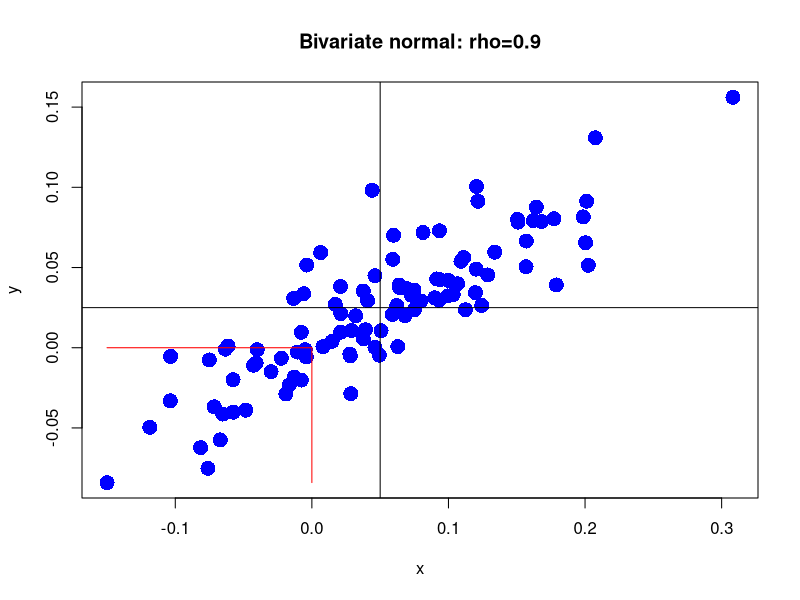

This chart was generated by the following R code:
# first install the mvtnorm package
options(digits=4)
library(mvtnorm)

#
# bivariate normal distribution
#

mu.x = 0.05
sig.x = 0.10
mu.y = 0.025
sig.y = 0.05

# simulate from bivariate normal with rho = 0.9
rho.xy = 0.9
sig.xy = rho.xy*sig.x*sig.y
Sigma.xy = matrix(c(sig.x^2, sig.xy, sig.xy, sig.y^2), 2, 2, byrow=TRUE)

# use the rmvnorm() function to simulate from bivariate normal
n = 100
set.seed(123)
xy.vals = rmvnorm(n, mean=c(mu.x, mu.y), sigma=Sigma.xy) 
head(xy.vals)

# scatterplot
plot(xy.vals[,1], xy.vals[,2], pch=16, cex=2, col="blue", 
     xlab="x", ylab="y")
title("Bivariate normal: rho=0.9")
abline(h=mu.y, v=mu.x)
segments(x0=0, y0=min(xy.vals[,2]), x1=0, y1=0, col="red")
segments(x0=min(xy.vals[,1]), y0=0, x1=0, y1=0, col="red")

# compute area under bivariate standard normal distribution
# Finc P( -00 < X < 0 and -00 < Y < 0)
pmvnorm(lower=c(-Inf, -Inf), upper=c(0, 0), mean=c(mu.x, mu.y), sigma=Sigma.xy)
